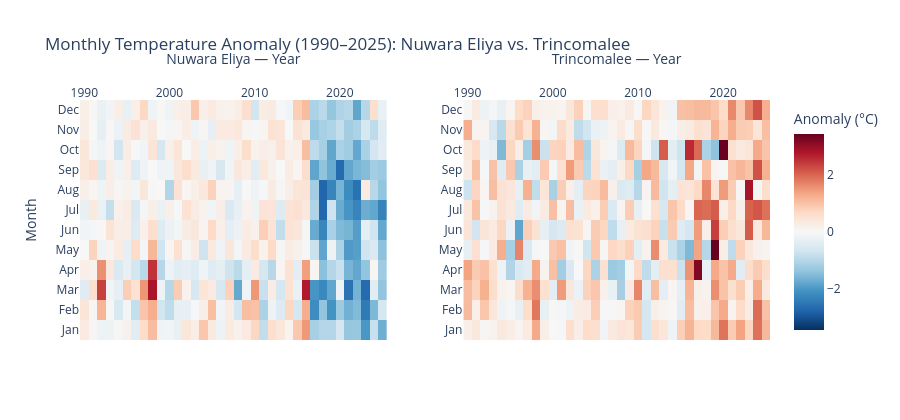

Notebook code cell kept with this figure:
### Markdown cell above
### Monthly Anomaly Comparison Across Regions

To see how warming varies by month and region—and to avoid crowding 85 years at once—we compare monthly average temperature anomalies (relative to the 1961–1990 baseline) side by side for **Nuwara Eliya** (central highlands) and **Trincomalee** (eastern coast) over the recent 1990–2025 window, using a shared color scale.

### Code cell
month_names = {
    1: "Jan", 2: "Feb", 3: "Mar", 4: "Apr", 5: "May", 6: "Jun",
    7: "Jul", 8: "Aug", 9: "Sep", 10: "Oct", 11: "Nov", 12: "Dec",
}

def build_monthly_pivot(city_name, start_year=1990, end_year=2025):
    """Compute anomalies on the full series first, then slice the display window."""
    c_df = df[df["city"] == city_name].copy()
    anom_df = add_anomalies(c_df, base=(1961, 1990), var="temperature_2m_max")
    anom_df = anom_df[(anom_df["year"] >= start_year) & (anom_df["year"] <= end_year)]
    monthly = anom_df.groupby(["year", "month"])["anomaly"].mean().reset_index()
    pivot = monthly.pivot(index="month", columns="year", values="anomaly")
    pivot.index = pivot.index.map(month_names)
    return pivot

city_a, city_b = "Nuwara Eliya", "Trincomalee"
pivot_a = build_monthly_pivot(city_a, 1990, 2025)
pivot_b = build_monthly_pivot(city_b, 1990, 2025)

shared_max = max(
    abs(pivot_a.min().min()),
    abs(pivot_a.max().max()),
    abs(pivot_b.min().min()),
    abs(pivot_b.max().max()),
)
if pd.isna(shared_max):
    shared_max = 2.0

fig_hm = go.Figure()
for idx, (label, piv) in enumerate([(city_a, pivot_a), (city_b, pivot_b)], start=1):
    xaxis_name = "x" if idx == 1 else "x2"
    yaxis_name = "y" if idx == 1 else "y2"
    fig_hm.add_trace(
        go.Heatmap(
            z=piv.values,
            x=piv.columns,
            y=piv.index,
            colorscale="RdBu_r",
            zmin=-shared_max,
            zmax=shared_max,
            colorbar={"title": "Anomaly (°C)"} if idx == 2 else None,
            showscale=(idx == 2),
            xaxis=xaxis_name,
            yaxis=yaxis_name,
            name=label,
        )
    )

fig_hm.update_layout(
    title="Monthly Temperature Anomaly (1990–2025): Nuwara Eliya vs. Trincomalee",
    template="plotly_white",
    grid={"rows": 1, "columns": 2, "pattern": "independent"},
    xaxis={"title": f"{city_a} — Year", "side": "top"},
    xaxis2={"title": f"{city_b} — Year", "side": "top"},
    yaxis={"title": "Month"},
    yaxis2={"title": ""},
    height=420,
)
fig_hm.show()

### Figure 1 — Plotly figure (JSON) as saved in the notebook; plotly's stock layout.template omitted (floating-point values rounded to 4 significant figures; data arrays with more than 128 entries replaced by an {"elided": "..."} marker saying what was removed)
{"data": [{"colorscale": [[0, "rgb(5,48,97)"], [0.1, "rgb(33,102,172)"], [0.2, "rgb(67,147,195)"], [0.3, "rgb(146,197,222)"], [0.4, "rgb(209,229,240)"], [0.5, "rgb(247,247,247)"], [0.6, "rgb(253,219,199)"], [0.7, "rgb(244,165,130)"], [0.8, "rgb(214,96,77)"], [0.9, "rgb(178,24,43)"], [1, "rgb(103,0,31)"]], "name": "Nuwara Eliya", "showscale": false, "type": "heatmap", "x": [1990, 1991, 1992, 1993, 1994, 1995, 1996, 1997, 1998, 1999, 2000, 2001, 2002, 2003, 2004, 2005, 2006, 2007, 2008, 2009, 2010, 2011, 2012, 2013, 2014, 2015, 2016, 2017, 2018, 2019, 2020, 2021, 2022, 2023, 2024, 2025], "xaxis": "x", "y": ["Jan", "Feb", "Mar", "Apr", "May", "Jun", "Jul", "Aug", "Sep", "Oct", "Nov", "Dec"], "yaxis": "y", "z": {"elided": "12x36 float values"}, "zmax": 3.446, "zmin": -3.446}, {"colorbar": {"title": {"text": "Anomaly (°C)"}}, "colorscale": [[0, "rgb(5,48,97)"], [0.1, "rgb(33,102,172)"], [0.2, "rgb(67,147,195)"], [0.3, "rgb(146,197,222)"], [0.4, "rgb(209,229,240)"], [0.5, "rgb(247,247,247)"], [0.6, "rgb(253,219,199)"], [0.7, "rgb(244,165,130)"], [0.8, "rgb(214,96,77)"], [0.9, "rgb(178,24,43)"], [1, "rgb(103,0,31)"]], "name": "Trincomalee", "showscale": true, "type": "heatmap", "x": [1990, 1991, 1992, 1993, 1994, 1995, 1996, 1997, 1998, 1999, 2000, 2001, 2002, 2003, 2004, 2005, 2006, 2007, 2008, 2009, 2010, 2011, 2012, 2013, 2014, 2015, 2016, 2017, 2018, 2019, 2020, 2021, 2022, 2023, 2024, 2025], "xaxis": "x2", "y": ["Jan", "Feb", "Mar", "Apr", "May", "Jun", "Jul", "Aug", "Sep", "Oct", "Nov", "Dec"], "yaxis": "y2", "z": {"elided": "12x36 float values"}, "zmax": 3.446, "zmin": -3.446}], "layout": {"grid": {"columns": 2, "pattern": "independent", "rows": 1}, "height": 420, "title": {"text": "Monthly Temperature Anomaly (1990–2025): Nuwara Eliya vs. Trincomalee"}, "xaxis": {"side": "top", "title": {"text": "Nuwara Eliya — Year"}}, "xaxis2": {"side": "top", "title": {"text": "Trincomalee — Year"}}, "yaxis": {"title": {"text": "Month"}}, "yaxis2": {"title": {"text": ""}}}}
